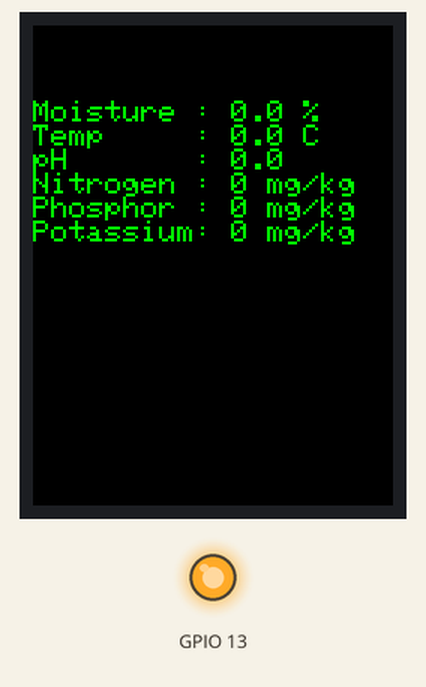
This sketch was run on a simulated ESP32. Shown: 240×320 colour display, output pins drawn as LEDs (lit = HIGH). What the sketch prints to the serial monitor is not drawn.

Above: at 3.6 s.

The sketch:

RS485_Baca_Sensor_NPK.ino
```cpp
#include <SoftwareSerial.h>
#include <TFT_eSPI.h>       // Library TFT_eSPI
#include <SPI.h>

// Perintah request data ke sensor (Modbus RTU: ID, Function, Address, Data Count, CRC)
unsigned char requestData[8] = {0X01, 0X03, 0X00, 0X00, 0X00, 0X07, 0X04, 0X08};

// Array untuk menyimpan balasan data dari sensor
unsigned char receivedData[19] = {};

// Konstanta parameter Modbus
#define FRAME_SIZE        19      // Jumlah byte balasan dari sensor
#define RESPONSE_TIMEOUT  1000    // Waktu tunggu balasan sensor (ms)
#define DEVICE_ID         0x01    // ID perangkat sensor
#define FUNC_CODE         0x03    // Kode fungsi Modbus (Read Holding Registers)
#define BYTE_COUNT        0x0E    // Jumlah byte data pada balasan

// Objek SoftwareSerial untuk komunikasi RS485
SoftwareSerial sensorSerial(26, 15); // RX = GPIO26, TX = GPIO15

// TFT object
TFT_eSPI tft = TFT_eSPI();

// Variabel untuk menyimpan hasil pembacaan
float soilMoisture;     // Kelembaban tanah (%)
float soilTemp;         // Suhu tanah (°C)
float soilPH;           // pH tanah
float nitrogen;         // Nitrogen (mg/kg)
float phosphorus;       // Fosforus (mg/kg)
float potassium;        // Kalium (mg/kg)

void setup() {
  Serial.begin(9600);          // Serial monitor untuk debugging
  sensorSerial.begin(4800);    // Komunikasi RS485 ke sensor

  // Inisialisasi TFT
  tft.init();
  tft.setRotation(2);          // Atur orientasi layar
  tft.fillScreen(TFT_BLACK);
  tft.setTextColor(TFT_GREEN, TFT_BLACK);
  tft.setTextSize(2);
  tft.setCursor(10, 10);
  tft.println("SOIL SENSOR READY");
  delay(2000);
  tft.fillScreen(TFT_BLACK);
  analogWrite(13,0);
  analogWrite(13,255);
}

void loop() {
  // Kirim request ke sensor
  sensorSerial.write(requestData, 8);

  // Tunggu data masuk atau timeout
  unsigned long startTime = millis();
  while ((sensorSerial.available() < FRAME_SIZE) && ((millis() - startTime) < RESPONSE_TIMEOUT)) {
    delay(1);
  }

  // Baca semua byte dari sensor
  while (sensorSerial.available()) {
    for (int i = 0; i < FRAME_SIZE; i++) {
      receivedData[i] = sensorSerial.read();
    }

    // Cek apakah data valid berdasarkan ID, fungsi, dan jumlah byte
    if (receivedData[0] != DEVICE_ID && receivedData[1] != FUNC_CODE && receivedData[2] != BYTE_COUNT) {
      return;
    }
  }

  // Ambil data dari array balasan dan konversi menjadi nilai aktual
  soilMoisture = sensorValue((int)receivedData[3], (int)receivedData[4]) * 0.1;
  soilTemp     = sensorValue((int)receivedData[5], (int)receivedData[6]) * 0.1;
  soilPH       = sensorValue((int)receivedData[9], (int)receivedData[10]) * 0.1;
  nitrogen     = sensorValue((int)receivedData[11], (int)receivedData[12]);
  phosphorus   = sensorValue((int)receivedData[13], (int)receivedData[14]);
  potassium    = sensorValue((int)receivedData[15], (int)receivedData[16]);

  // ===================== SERIAL MONITOR =====================
  Serial.println();
  Serial.println("===== SOIL PARAMETERS =====");
  Serial.println("Moisture: " + String(soilMoisture) + " %");
  Serial.println("Temperature: " + String(soilTemp) + " °C");
  Serial.println("pH: " + String(soilPH));
  Serial.println("Nitrogen (N): " + String(nitrogen) + " mg/kg");
  Serial.println("Phosporus (P): " + String(phosphorus) + " mg/kg");
  Serial.println("Potassium (K): " + String(potassium) + " mg/kg");

  // ===================== TFT DISPLAY =====================
  tft.fillScreen(TFT_BLACK);
  tft.setCursor(0, 50);
  tft.printf("Moisture : %.1f %%\n", soilMoisture);
  tft.printf("Temp     : %.1f C\n", soilTemp);
  tft.printf("pH       : %.1f\n", soilPH);
  tft.printf("Nitrogen : %.0f mg/kg\n", nitrogen);
  tft.printf("Phosphor : %.0f mg/kg\n", phosphorus);
  tft.printf("Potassium: %.0f mg/kg\n", potassium);

  delay(2000);
}

// Fungsi untuk menggabungkan dua byte menjadi integer
int sensorValue(int highByte, int lowByte) {
  int value = 0;
  value = highByte * 256;
  value = value + lowByte;
  return value;
}
```
